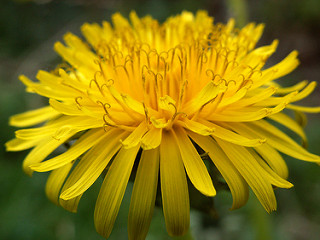
%> input picture Train/Dandelion/train_dandelion_1.jpg, 320 x 240 px
$ octave main.m   (GNU Octave 9; MATLAB toolbox functions it lacks are replaced by stand-ins)
%> lines starting %> are read from the running program, lines starting %| are printed output that depends on the picture
### read_training_data_pca.m
function [Q] = read_training_data(path, number_of_data, dim_resize)
    cols = dim_resize(1) * dim_resize(2);
    Q = zeros(number_of_data, cols);
    dirpath = strcat(path, '*.jpg');
    flowersDir = dir(dirpath);
    nFiles = length(flowersDir);

    for i = 1:1:nFiles
        currentFileImage = flowersDir(i).name;
        currentImage = imread(strcat(path,currentFileImage));
        IGray = rgb2gray(currentImage);
        IHisteq = histeq(IGray);
        IResize = imresize(IHisteq, dim_resize);
        oneColImage = IResize(:);
        Q(i, :) = oneColImage';
    end

end

### PCA/pca.m
%%
% PCA step by step
% 1. Make one image into one row
% 2. Find covariance matrix
% 3. Find eigen vector and eigen value
% 4. Sort eigen vector based on eigen value by descending order.
% 5. Find PCA matrix by multiplying result from step 4 with Q'.

function [NewQ, eigenVector, eigenValue] = pca(Q)

    Q = bsxfun(@minus, Q, mean(Q, 1));

    % Find covariance matrix.
    CovQ = cov(Q);

    % Find eigen vector and eigen value.
    [eigenVector, eigenValue] = eig(CovQ);

    % [8 lines of commented-out code are left out]
    [eigenValue, order] = sort(diag(eigenValue), 'descend');
    eigenVector = eigenVector(:, order);

    % Find PCA matrix by multiplying result from step 4 with Q'.
    % PCA = vrow * Q';

    % Reduce dimension of data.
    % PC = Q * PCA;

    NewQ = Q * eigenVector(:, 1:end);
end

### main.m
clear;
clc;

addpath('./PCA/')

%% Initialize all given variables for training data
number_of_data = 10;
total_training_data = 30;
resize_row = 100;
resize_col = 100;
dim_resize = [resize_row resize_col];
Q = zeros(total_training_data, dim_resize(1)*dim_resize(2));

%% Initialize training path for each data.
rootPath = 'Train/';
sunFlowerPath = strcat(rootPath,'Sunflower/');
dandelionPath = strcat(rootPath, 'Dandelion/');
daisyPath = strcat(rootPath,'Daisy/');

%% Read each training data for Sunflower, Dandelion, and Daisy
% Every single image will be transformed into one row matrix

QSunflower  = read_training_data_pca(sunFlowerPath, number_of_data,...
              dim_resize);
QDandelion  = read_training_data_pca(dandelionPath, number_of_data,...
              dim_resize);
%> call 2 of read_training_data, with path = 'Train/Dandelion/', number_of_data = 10, dim_resize = [100 100]
%> in read_training_data, currentImage is the input picture: size 240x320x3 uint8; mean R, G, B 137.6, 119.4, 14.4
%> in read_training_data (call 2), `IGray = rgb2gray(currentImage);`:
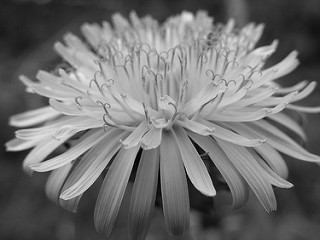
%> IGray: size 240x320 uint8; min 1, max 232, mean 112.9
%> in read_training_data (call 2), `IHisteq = histeq(IGray);`:
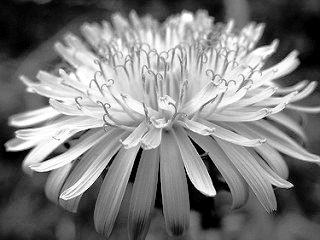
%> IHisteq: size 240x320 uint8; min 0, max 255, mean 126.2
%> in read_training_data (call 2), `IResize = imresize(IHisteq, dim_resize);`:
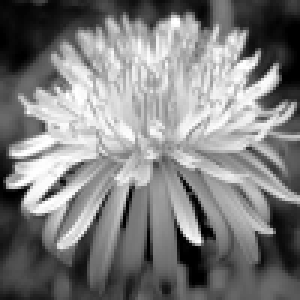
%> IResize: size 100x100 uint8 (shown 3 times larger); min 0, max 255, mean 126.2
QDaisy      = read_training_data_pca(daisyPath, number_of_data,...
              dim_resize);
%> call 3 of read_training_data, with path = 'Train/Daisy/', number_of_data = 10, dim_resize = [100 100]
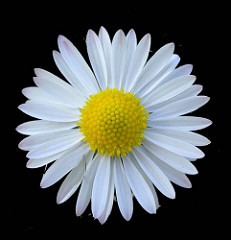
%> input picture Train/Daisy/train_daisy_1.jpg, 231 x 240 px
%> in read_training_data, currentImage is the input picture: size 240x231x3 uint8; mean R, G, B 82.4, 87.4, 85.3
%> in read_training_data (call 3), `IGray = rgb2gray(currentImage);`:
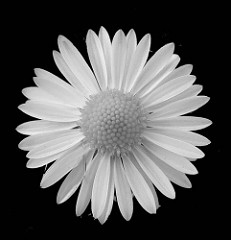
%> IGray: size 240x231 uint8; min 0, max 252, mean 85.7
%> in read_training_data (call 3), `IHisteq = histeq(IGray);`:
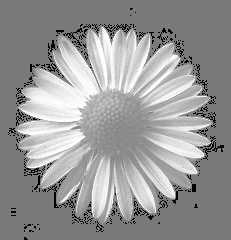
%> IHisteq: size 240x231 uint8; min 4, max 255, mean 151.9
%> in read_training_data (call 3), `IResize = imresize(IHisteq, dim_resize);`:
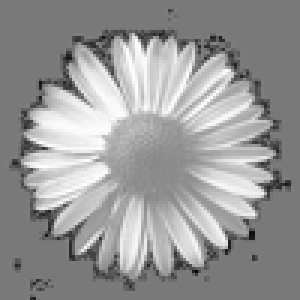
%> IResize: size 100x100 uint8 (shown 3 times larger); min 0, max 255, mean 151.9

%% Compose data into one big matrix M X N
% M = number of training data
% N = number of columns

Q(1:10, :) = QSunflower;
Q(11:20, :) = QDandelion;
Q(21:30, :) = QDaisy;

%% Mean of each column of Q
QMean = mean(Q);

%% Find PCA
%> (the run ends here)
